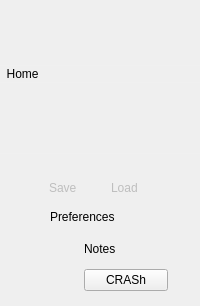
     <widget class="adiscope::MenuAnim" name="menu" native="true">
      <property name="sizePolicy">
       <sizepolicy hsizetype="Preferred" vsizetype="Preferred">
        <horstretch>0</horstretch>
        <verstretch>0</verstretch>
       </sizepolicy>
      </property>
      <property name="minimumSize">
       <size>
        <width>64</width>
        <height>0</height>
       </size>
      </property>
      <property name="styleSheet">
       <string notr="true">.QWidget[selected=true] { background-color: rgba(0, 0, 0, 60); }</string>
      </property>
      <layout class="QVBoxLayout" name="verticalLayout">
       <property name="spacing">
        <number>0</number>
       </property>
       <property name="leftMargin">
        <number>0</number>
       </property>
       <property name="topMargin">
        <number>0</number>
       </property>
       <property name="rightMargin">
        <number>0</number>
       </property>
       <item>
        <widget class="QWidget" name="menuControl" native="true">
         <property name="autoFillBackground">
          <bool>false</bool>
         </property>
         <property name="styleSheet">
          <string notr="true">QPushButton { text-align:left; border: none; background-color: none; }
.QWidget#menuControl:hover {
background-color: rgba(0, 0, 0, 60);
border: 1px solid rgba(0, 0, 0, 30);
border-radius:5px;
}
.QWidget[selected=true] { 
background-color: rgba(0, 0, 0, 60);
border: 1px solid rgba(0, 0, 0, 30);
border-radius:5px; 
}</string>
         </property>
         <layout class="QHBoxLayout" name="horizontalLayout_8">
          <property name="spacing">
           <number>15</number>
          </property>
          <property name="leftMargin">
           <number>0</number>
          </property>
          <property name="topMargin">
           <number>0</number>
          </property>
          <property name="rightMargin">
           <number>0</number>
          </property>
          <property name="bottomMargin">
           <number>0</number>
          </property>
          <item>
           <widget class="QPushButton" name="btnMenu">
            <property name="minimumSize">
             <size>
              <width>32</width>
              <height>64</height>
             </size>
            </property>
            <property name="maximumSize">
             <size>
              <width>32</width>
              <height>64</height>
             </size>
            </property>
            <property name="styleSheet">
             <string notr="true">QPushButton {
font: 75 18pt &quot;10 Pitch&quot;;
color: rgb(255, 255, 255);
}</string>
            </property>
            <property name="text">
             <string/>
            </property>
            <property name="icon">
             <iconset resource="../resources/resources.qrc">
              <normaloff>:/menu/menu_button.png</normaloff>:/menu/menu_button.png</iconset>
            </property>
            <property name="iconSize">
             <size>
              <width>32</width>
              <height>32</height>
             </size>
            </property>
            <property name="checkable">
             <bool>true</bool>
            </property>
            <property name="checked">
             <bool>true</bool>
            </property>
            <property name="flat">
             <bool>true</bool>
            </property>
           </widget>
          </item>
          <item>
           <widget class="QWidget" name="widget_2" native="true">
            <property name="sizePolicy">
             <sizepolicy hsizetype="Minimum" vsizetype="Fixed">
              <horstretch>0</horstretch>
              <verstretch>0</verstretch>
             </sizepolicy>
            </property>
            <property name="minimumSize">
             <size>
              <width>0</width>
              <height>0</height>
             </size>
            </property>
            <property name="maximumSize">
             <size>
              <width>16777215</width>
              <height>64</height>
             </size>
            </property>
            <property name="styleSheet">
             <string notr="true">QWidget {
background-image: url(:/menu/scopy_title.png);
background-repeat: no-repeat;
background-position: left center;
}</string>
            </property>
           </widget>
          </item>
          <item>
           <spacer name="horizontalSpacer_3">
            <property name="orientation">
             <enum>Qt::Horizontal</enum>
            </property>
            <property name="sizeType">
             <enum>QSizePolicy::Fixed</enum>
            </property>
            <property name="sizeHint" stdset="0">
             <size>
              <width>32</width>
              <height>20</height>
             </size>
            </property>
           </spacer>
          </item>
         </layout>
        </widget>
       </item>
       <item>
        <widget class="Line" name="line_3">
         <property name="styleSheet">
          <string notr="true">color: rgba(255, 255, 255, 16);</string>
         </property>
         <property name="frameShadow">
          <enum>QFrame::Plain</enum>
         </property>
         <property name="lineWidth">
          <number>1</number>
         </property>
         <property name="orientation">
          <enum>Qt::Horizontal</enum>
         </property>
        </widget>
       </item>
       <item>
        <widget class="QWidget" name="home" native="true">
         <property name="maximumSize">
          <size>
           <width>16777215</width>
           <height>16777215</height>
          </size>
         </property>
         <property name="styleSheet">
          <string notr="true">QPushButton { text-align:left; border: none; background-color: none; }
.QWidget:hover {
background-color: rgba(0, 0, 0, 60);
border: 1px solid rgba(0, 0, 0, 30);
border-radius:5px;
}
QWidget[selected=true] { 
background-color: rgba(0, 0, 0, 60);
border: 1px solid rgba(0, 0, 0, 30);
border-radius:5px; 
}</string>
         </property>
         <layout class="QHBoxLayout" name="horizontalLayout_7">
          <property name="spacing">
           <number>2</number>
          </property>
          <property name="leftMargin">
           <number>0</number>
          </property>
          <property name="topMargin">
           <number>0</number>
          </property>
          <property name="rightMargin">
           <number>2</number>
          </property>
          <property name="bottomMargin">
           <number>0</number>
          </property>
          <item>
           <widget class="QPushButton" name="btnHome">
            <property name="sizePolicy">
             <sizepolicy hsizetype="Minimum" vsizetype="Minimum">
              <horstretch>0</horstretch>
              <verstretch>0</verstretch>
             </sizepolicy>
            </property>
            <property name="minimumSize">
             <size>
              <width>32</width>
              <height>0</height>
             </size>
            </property>
            <property name="maximumSize">
             <size>
              <width>16777215</width>
              <height>16777215</height>
             </size>
            </property>
            <property name="text">
             <string>  Home</string>
            </property>
            <property name="icon">
             <iconset resource="../resources/resources.qrc">
              <normaloff>:/menu/home.png</normaloff>:/menu/home.png</iconset>
            </property>
            <property name="iconSize">
             <size>
              <width>32</width>
              <height>32</height>
             </size>
            </property>
            <property name="checkable">
             <bool>true</bool>
            </property>
            <property name="flat">
             <bool>true</bool>
            </property>
            <attribute name="buttonGroup">
             <string notr="true">buttonGroup_2</string>
            </attribute>
           </widget>
          </item>
          <item>
           <spacer name="horizontalSpacer">
            <property name="orientation">
             <enum>Qt::Horizontal</enum>
            </property>
            <property name="sizeType">
             <enum>QSizePolicy::Fixed</enum>
            </property>
            <property name="sizeHint" stdset="0">
             <size>
              <width>32</width>
              <height>0</height>
             </size>
            </property>
           </spacer>
          </item>
         </layout>
        </widget>
       </item>
       <item>
        <widget class="Line" name="line_2">
         <property name="styleSheet">
          <string notr="true">color: rgba(255, 255, 255, 16);</string>
         </property>
         <property name="frameShadow">
          <enum>QFrame::Plain</enum>
         </property>
         <property name="orientation">
          <enum>Qt::Horizontal</enum>
         </property>
        </widget>
       </item>
       <item>
        <widget class="QScrollArea" name="scrollArea">
         <property name="sizePolicy">
          <sizepolicy hsizetype="Preferred" vsizetype="Expanding">
           <horstretch>0</horstretch>
           <verstretch>0</verstretch>
          </sizepolicy>
         </property>
         <property name="minimumSize">
          <size>
           <width>0</width>
           <height>0</height>
          </size>
         </property>
         <property name="frameShape">
          <enum>QFrame::NoFrame</enum>
         </property>
         <property name="horizontalScrollBarPolicy">
          <enum>Qt::ScrollBarAlwaysOff</enum>
         </property>
         <property name="widgetResizable">
          <bool>true</bool>
         </property>
         <widget class="QWidget" name="scrollAreaWidgetContents">
          <property name="geometry">
           <rect>
            <x>0</x>
            <y>0</y>
            <width>633</width>
            <height>458</height>
           </rect>
          </property>
          <property name="sizePolicy">
           <sizepolicy hsizetype="Preferred" vsizetype="Expanding">
            <horstretch>0</horstretch>
            <verstretch>0</verstretch>
           </sizepolicy>
          </property>
          <property name="minimumSize">
           <size>
            <width>0</width>
            <height>0</height>
           </size>
          </property>
          <layout class="QVBoxLayout" name="verticalLayout_4">
           <property name="spacing">
            <number>0</number>
           </property>
           <property name="leftMargin">
            <number>0</number>
           </property>
           <property name="topMargin">
            <number>0</number>
           </property>
           <property name="rightMargin">
            <number>0</number>
           </property>
           <property name="bottomMargin">
            <number>0</number>
           </property>
           <item>
            <widget class="QWidget" name="widget" native="true">
             <property name="sizePolicy">
              <sizepolicy hsizetype="Preferred" vsizetype="Expanding">
               <horstretch>0</horstretch>
               <verstretch>0</verstretch>
              </sizepolicy>
             </property>
             <property name="minimumSize">
              <size>
               <width>0</width>
               <height>0</height>
              </size>
             </property>
             <property name="styleSheet">
              <string notr="true"/>
             </property>
             <layout class="QVBoxLayout" name="menuOptionsLayout">
              <property name="spacing">
               <number>0</number>
              </property>
              <property name="sizeConstraint">
               <enum>QLayout::SetMinAndMaxSize</enum>
              </property>
              <property name="leftMargin">
               <number>0</number>
              </property>
             </layout>
            </widget>
           </item>
          </layout>
         </widget>
        </widget>
       </item>
       <item>
        <widget class="Line" name="line">
         <property name="styleSheet">
          <string notr="true">color: rgba(255, 255, 255, 16);</string>
         </property>
         <property name="frameShadow">
          <enum>QFrame::Plain</enum>
         </property>
         <property name="orientation">
          <enum>Qt::Horizontal</enum>
         </property>
        </widget>
       </item>
       <item>
        <spacer name="horizontalSpacer_10">
         <property name="orientation">
          <enum>Qt::Horizontal</enum>
         </property>
         <property name="sizeType">
          <enum>QSizePolicy::Fixed</enum>
         </property>
         <property name="sizeHint" stdset="0">
          <size>
           <width>200</width>
           <height>20</height>
          </size>
         </property>
        </spacer>
       </item>
       <item>
        <widget class="QWidget" name="saveLoadWidget" native="true">
         <property name="maximumSize">
          <size>
           <width>200</width>
           <height>16777215</height>
          </size>
         </property>
         <layout class="QVBoxLayout" name="verticalLayout_5">
          <property name="spacing">
           <number>0</number>
          </property>
          <property name="leftMargin">
           <number>0</number>
          </property>
          <property name="topMargin">
           <number>0</number>
          </property>
          <property name="rightMargin">
           <number>0</number>
          </property>
          <property name="bottomMargin">
           <number>0</number>
          </property>
          <item>
           <layout class="QHBoxLayout" name="horizontalLayout_4">
            <property name="spacing">
             <number>2</number>
            </property>
            <property name="leftMargin">
             <number>10</number>
            </property>
            <property name="rightMargin">
             <number>10</number>
            </property>
            <item>
             <widget class="QWidget" name="Save" native="true">
              <property name="enabled">
               <bool>true</bool>
              </property>
              <property name="maximumSize">
               <size>
                <width>16777215</width>
                <height>16777215</height>
               </size>
              </property>
              <property name="styleSheet">
               <string notr="true">QPushButton { text-align:left; border: none; background-color: none; }
.QWidget:hover {background-color: rgba(0, 0, 0, 60);
border: 1px solid rgba(0, 0, 0, 30);
border-radius:5px;}
QWidget[selected=true] { background-color: rgba(0, 0, 0, 60);
border: 1px solid rgba(0, 0, 0, 30);
border-radius:5px;}</string>
              </property>
              <layout class="QHBoxLayout" name="horizontalLayout_5">
               <property name="spacing">
                <number>4</number>
               </property>
               <property name="leftMargin">
                <number>0</number>
               </property>
               <property name="topMargin">
                <number>3</number>
               </property>
               <property name="rightMargin">
                <number>0</number>
               </property>
               <property name="bottomMargin">
                <number>3</number>
               </property>
               <item>
                <spacer name="horizontalSpacer_12">
                 <property name="orientation">
                  <enum>Qt::Horizontal</enum>
                 </property>
                 <property name="sizeType">
                  <enum>QSizePolicy::Preferred</enum>
                 </property>
                 <property name="sizeHint" stdset="0">
                  <size>
                   <width>40</width>
                   <height>20</height>
                  </size>
                 </property>
                </spacer>
               </item>
               <item>
                <widget class="QPushButton" name="saveBtn">
                 <property name="enabled">
                  <bool>true</bool>
                 </property>
                 <property name="sizePolicy">
                  <sizepolicy hsizetype="Preferred" vsizetype="Preferred">
                   <horstretch>0</horstretch>
                   <verstretch>0</verstretch>
                  </sizepolicy>
                 </property>
                 <property name="maximumSize">
                  <size>
                   <width>20</width>
                   <height>16777215</height>
                  </size>
                 </property>
                 <property name="styleSheet">
                  <string notr="true"/>
                 </property>
                 <property name="text">
                  <string/>
                 </property>
                 <property name="icon">
                  <iconset resource="../resources/resources.qrc">
                   <normaloff>:/icons/ic load.svg</normaloff>
                   <normalon>:/icons/ic load.svg</normalon>:/icons/ic load.svg</iconset>
                 </property>
                 <property name="flat">
                  <bool>true</bool>
                 </property>
                </widget>
               </item>
               <item>
                <widget class="QLabel" name="saveLbl">
                 <property name="sizePolicy">
                  <sizepolicy hsizetype="Fixed" vsizetype="Preferred">
                   <horstretch>0</horstretch>
                   <verstretch>0</verstretch>
                  </sizepolicy>
                 </property>
                 <property name="maximumSize">
                  <size>
                   <width>16777215</width>
                   <height>16777215</height>
                  </size>
                 </property>
                 <property name="styleSheet">
                  <string notr="true">	background-color: transparent;
	color: #bebebe;</string>
                 </property>
                 <property name="text">
                  <string>Save</string>
                 </property>
                </widget>
               </item>
               <item>
                <spacer name="horizontalSpacer_6">
                 <property name="orientation">
                  <enum>Qt::Horizontal</enum>
                 </property>
                 <property name="sizeType">
                  <enum>QSizePolicy::Preferred</enum>
                 </property>
                 <property name="sizeHint" stdset="0">
                  <size>
                   <width>40</width>
                   <height>20</height>
                  </size>
                 </property>
                </spacer>
               </item>
              </layout>
             </widget>
            </item>
            <item>
             <widget class="QWidget" name="Load" native="true">
              <property name="enabled">
               <bool>true</bool>
              </property>
              <property name="maximumSize">
               <size>
                <width>16777215</width>
                <height>16777215</height>
               </size>
              </property>
              <property name="styleSheet">
               <string notr="true">QPushButton { text-align:left; border: none; background-color: none; }
.QWidget:hover {background-color: rgba(0, 0, 0, 60);
border: 1px solid rgba(0, 0, 0, 30);
border-radius:5px;}
QWidget[selected=true] { background-color: rgba(0, 0, 0, 60);
border: 1px solid rgba(0, 0, 0, 30);
border-radius:5px;}</string>
              </property>
              <layout class="QHBoxLayout" name="horizontalLayout_6">
               <property name="spacing">
                <number>4</number>
               </property>
               <property name="leftMargin">
                <number>0</number>
               </property>
               <property name="topMargin">
                <number>3</number>
               </property>
               <property name="rightMargin">
                <number>0</number>
               </property>
               <property name="bottomMargin">
                <number>3</number>
               </property>
               <item>
                <spacer name="horizontalSpacer_11">
                 <property name="orientation">
                  <enum>Qt::Horizontal</enum>
                 </property>
                 <property name="sizeType">
                  <enum>QSizePolicy::Preferred</enum>
                 </property>
                 <property name="sizeHint" stdset="0">
                  <size>
                   <width>40</width>
                   <height>20</height>
                  </size>
                 </property>
                </spacer>
               </item>
               <item>
                <widget class="QLabel" name="loadLbl">
                 <property name="sizePolicy">
                  <sizepolicy hsizetype="Fixed" vsizetype="Preferred">
                   <horstretch>0</horstretch>
                   <verstretch>0</verstretch>
                  </sizepolicy>
                 </property>
                 <property name="maximumSize">
                  <size>
                   <width>16777215</width>
                   <height>16777215</height>
                  </size>
                 </property>
                 <property name="styleSheet">
                  <string notr="true">	background-color: transparent;
	color: #bebebe;</string>
                 </property>
                 <property name="text">
                  <string>Load</string>
                 </property>
                </widget>
               </item>
               <item>
                <widget class="QPushButton" name="loadBtn">
                 <property name="sizePolicy">
                  <sizepolicy hsizetype="Preferred" vsizetype="Preferred">
                   <horstretch>0</horstretch>
                   <verstretch>0</verstretch>
                  </sizepolicy>
                 </property>
                 <property name="minimumSize">
                  <size>
                   <width>0</width>
                   <height>0</height>
                  </size>
                 </property>
                 <property name="maximumSize">
                  <size>
                   <width>16777215</width>
                   <height>12312313</height>
                  </size>
                 </property>
                 <property name="styleSheet">
                  <string notr="true"/>
                 </property>
                 <property name="text">
                  <string/>
                 </property>
                 <property name="icon">
                  <iconset>
                   <normalon>:/icons/ic save.svg</normalon>
                  </iconset>
                 </property>
                 <property name="flat">
                  <bool>true</bool>
                 </property>
                </widget>
               </item>
               <item>
                <spacer name="horizontalSpacer_8">
                 <property name="orientation">
                  <enum>Qt::Horizontal</enum>
                 </property>
                 <property name="sizeType">
                  <enum>QSizePolicy::Preferred</enum>
                 </property>
                 <property name="sizeHint" stdset="0">
                  <size>
                   <width>40</width>
                   <height>20</height>
                  </size>
                 </property>
                </spacer>
               </item>
              </layout>
             </widget>
            </item>
           </layout>
          </item>
         </layout>
         <zorder></zorder>
        </widget>
       </item>
       <item>
        <widget class="QWidget" name="preference" native="true">
         <property name="maximumSize">
          <size>
           <width>200</width>
           <height>16777215</height>
          </size>
         </property>
         <property name="styleSheet">
          <string notr="true">QPushButton { text-align:left; border: none; background-color: none; }
.QWidget:hover {
background-color: rgba(0, 0, 0, 60);
border: 1px solid rgba(0, 0, 0, 30);
border-radius:5px;
}
QWidget[selected=true] { 
background-color: rgba(0, 0, 0, 60);
border: 1px solid rgba(0, 0, 0, 30);
border-radius:5px; 
}</string>
         </property>
         <layout class="QHBoxLayout" name="horizontalLayout_9">
          <property name="spacing">
           <number>0</number>
          </property>
          <property name="leftMargin">
           <number>0</number>
          </property>
          <property name="topMargin">
           <number>0</number>
          </property>
          <property name="rightMargin">
           <number>0</number>
          </property>
          <property name="bottomMargin">
           <number>0</number>
          </property>
          <item>
           <layout class="QHBoxLayout" name="horizontalLayout_2">
            <property name="leftMargin">
             <number>10</number>
            </property>
            <property name="topMargin">
             <number>0</number>
            </property>
            <property name="rightMargin">
             <number>10</number>
            </property>
            <item>
             <spacer name="horizontalSpacer_13">
              <property name="orientation">
               <enum>Qt::Horizontal</enum>
              </property>
              <property name="sizeType">
               <enum>QSizePolicy::Preferred</enum>
              </property>
              <property name="sizeHint" stdset="0">
               <size>
                <width>40</width>
                <height>20</height>
               </size>
              </property>
             </spacer>
            </item>
            <item>
             <widget class="QPushButton" name="prefBtn">
              <property name="sizePolicy">
               <sizepolicy hsizetype="Minimum" vsizetype="Minimum">
                <horstretch>0</horstretch>
                <verstretch>0</verstretch>
               </sizepolicy>
              </property>
              <property name="minimumSize">
               <size>
                <width>32</width>
                <height>32</height>
               </size>
              </property>
              <property name="maximumSize">
               <size>
                <width>16777215</width>
                <height>16777215</height>
               </size>
              </property>
              <property name="styleSheet">
               <string notr="true">background-position: left center;</string>
              </property>
              <property name="text">
               <string>Preferences</string>
              </property>
              <property name="icon">
               <iconset>
                <normalon>:/menu/debugger.png</normalon>
               </iconset>
              </property>
              <property name="iconSize">
               <size>
                <width>64</width>
                <height>32</height>
               </size>
              </property>
              <property name="checkable">
               <bool>true</bool>
              </property>
              <property name="flat">
               <bool>true</bool>
              </property>
              <attribute name="buttonGroup">
               <string notr="true">buttonGroup_2</string>
              </attribute>
             </widget>
            </item>
            <item>
             <spacer name="horizontalSpacer_9">
              <property name="orientation">
               <enum>Qt::Horizontal</enum>
              </property>
              <property name="sizeType">
               <enum>QSizePolicy::Preferred</enum>
              </property>
              <property name="sizeHint" stdset="0">
               <size>
                <width>40</width>
                <height>20</height>
               </size>
              </property>
             </spacer>
            </item>
           </layout>
          </item>
         </layout>
        </widget>
       </item>
       <item>
        <widget class="QWidget" name="notes" native="true">
         <property name="minimumSize">
          <size>
           <width>0</width>
           <height>0</height>
          </size>
         </property>
         <property name="maximumSize">
          <size>
           <width>200</width>
           <height>16777215</height>
          </size>
         </property>
         <property name="styleSheet">
          <string notr="true">QPushButton { text-align:left; border: none; background-color: none; }
.QWidget:hover {
background-color: rgba(0, 0, 0, 60);
border: 1px solid rgba(0, 0, 0, 30);
border-radius:5px;
}
QWidget[selected=true] { 
background-color: rgba(0, 0, 0, 60);
border: 1px solid rgba(0, 0, 0, 30);
border-radius:5px; 
}</string>
         </property>
         <layout class="QHBoxLayout" name="horizontalLayout_11">
          <property name="spacing">
           <number>0</number>
          </property>
          <property name="leftMargin">
           <number>0</number>
          </property>
          <property name="topMargin">
           <number>0</number>
          </property>
          <property name="rightMargin">
           <number>0</number>
          </property>
          <property name="bottomMargin">
           <number>0</number>
          </property>
          <item>
           <layout class="QHBoxLayout" name="horizontalLayout_10">
            <property name="leftMargin">
             <number>10</number>
            </property>
            <property name="topMargin">
             <number>0</number>
            </property>
            <property name="rightMargin">
             <number>10</number>
            </property>
            <item>
             <spacer name="horizontalSpacer_14">
              <property name="orientation">
               <enum>Qt::Horizontal</enum>
              </property>
              <property name="sizeHint" stdset="0">
               <size>
                <width>0</width>
                <height>0</height>
               </size>
              </property>
             </spacer>
            </item>
            <item>
             <widget class="QPushButton" name="btnNotes">
              <property name="sizePolicy">
               <sizepolicy hsizetype="Minimum" vsizetype="Minimum">
                <horstretch>0</horstretch>
                <verstretch>0</verstretch>
               </sizepolicy>
              </property>
              <property name="minimumSize">
               <size>
                <width>32</width>
                <height>32</height>
               </size>
              </property>
              <property name="text">
               <string>Notes</string>
              </property>
              <property name="checkable">
               <bool>true</bool>
              </property>
              <property name="flat">
               <bool>true</bool>
              </property>
              <attribute name="buttonGroup">
               <string notr="true">buttonGroup_2</string>
              </attribute>
             </widget>
            </item>
            <item>
             <spacer name="horizontalSpacer_15">
              <property name="orientation">
               <enum>Qt::Horizontal</enum>
              </property>
              <property name="sizeHint" stdset="0">
               <size>
                <width>0</width>
                <height>0</height>
               </size>
              </property>
             </spacer>
            </item>
           </layout>
          </item>
         </layout>
        </widget>
       </item>
       <item>
        <layout class="QHBoxLayout" name="analogLogo">
         <property name="spacing">
          <number>0</number>
         </property>
         <item>
          <widget class="QWidget" name="logo" native="true">
           <property name="enabled">
            <bool>false</bool>
           </property>
           <property name="sizePolicy">
            <sizepolicy hsizetype="Minimum" vsizetype="Minimum">
             <horstretch>0</horstretch>
             <verstretch>0</verstretch>
            </sizepolicy>
           </property>
           <property name="minimumSize">
            <size>
             <width>32</width>
             <height>30</height>
            </size>
           </property>
           <property name="maximumSize">
            <size>
             <width>104</width>
             <height>30</height>
            </size>
           </property>
           <property name="styleSheet">
            <string notr="true">.QWidget:hover { background-color: rgba(0, 0, 0, 60);} 
QWidget {
background-image: url(:/menu/adi.png);
background-repeat: no-repeat;
background-position: left center;
}</string>
           </property>
          </widget>
         </item>
         <item>
          <widget class="QPushButton" name="btnCrash">
           <property name="text">
            <string>CRASh</string>
           </property>
          </widget>
         </item>
         <item>
          <spacer name="horizontalSpacer_4">
           <property name="orientation">
            <enum>Qt::Horizontal</enum>
           </property>
           <property name="sizeType">
            <enum>QSizePolicy::Fixed</enum>
           </property>
           <property name="sizeHint" stdset="0">
            <size>
             <width>32</width>
             <height>0</height>
            </size>
           </property>
          </spacer>
         </item>
        </layout>
       </item>
      </layout>
     </widget>
